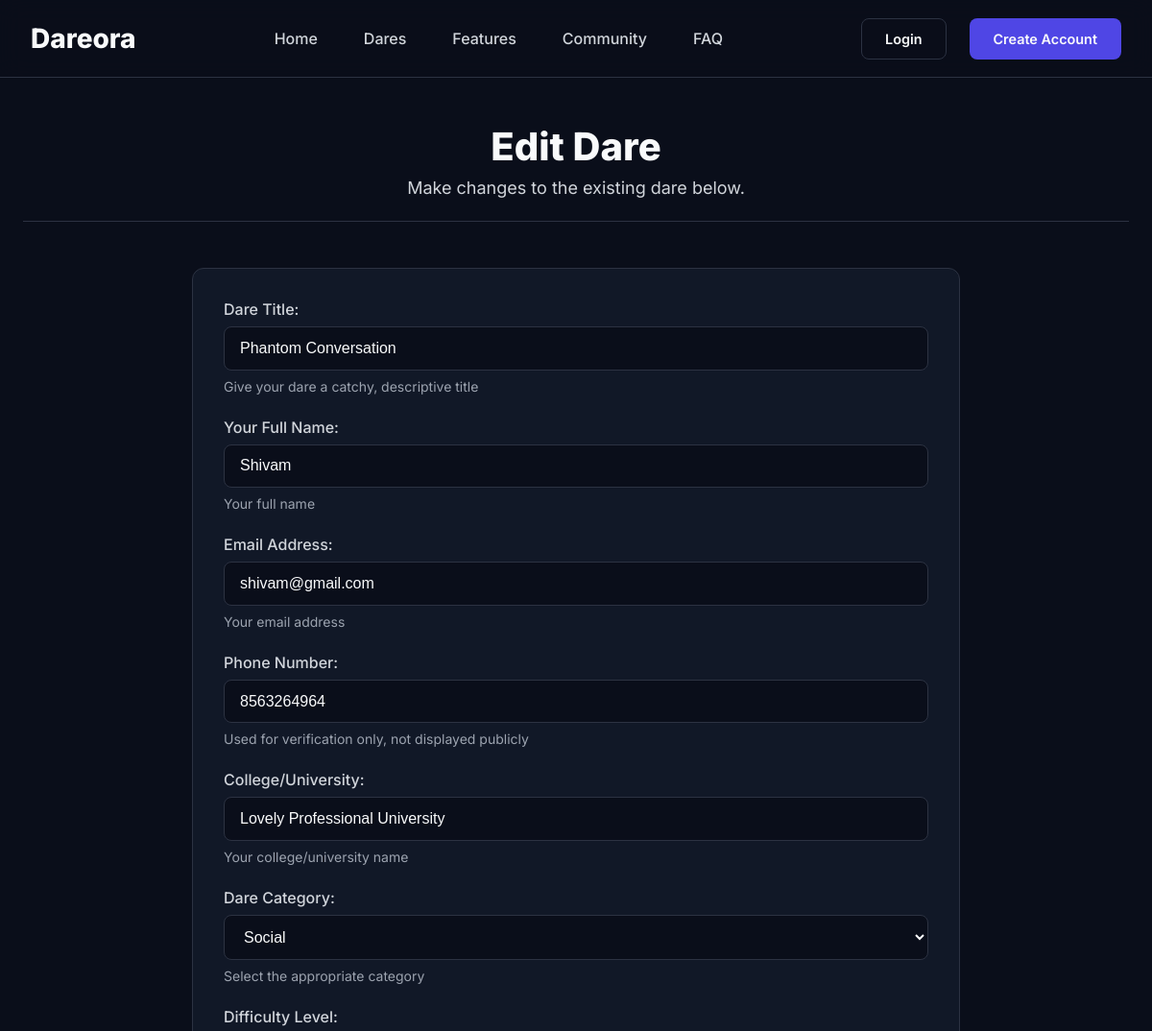
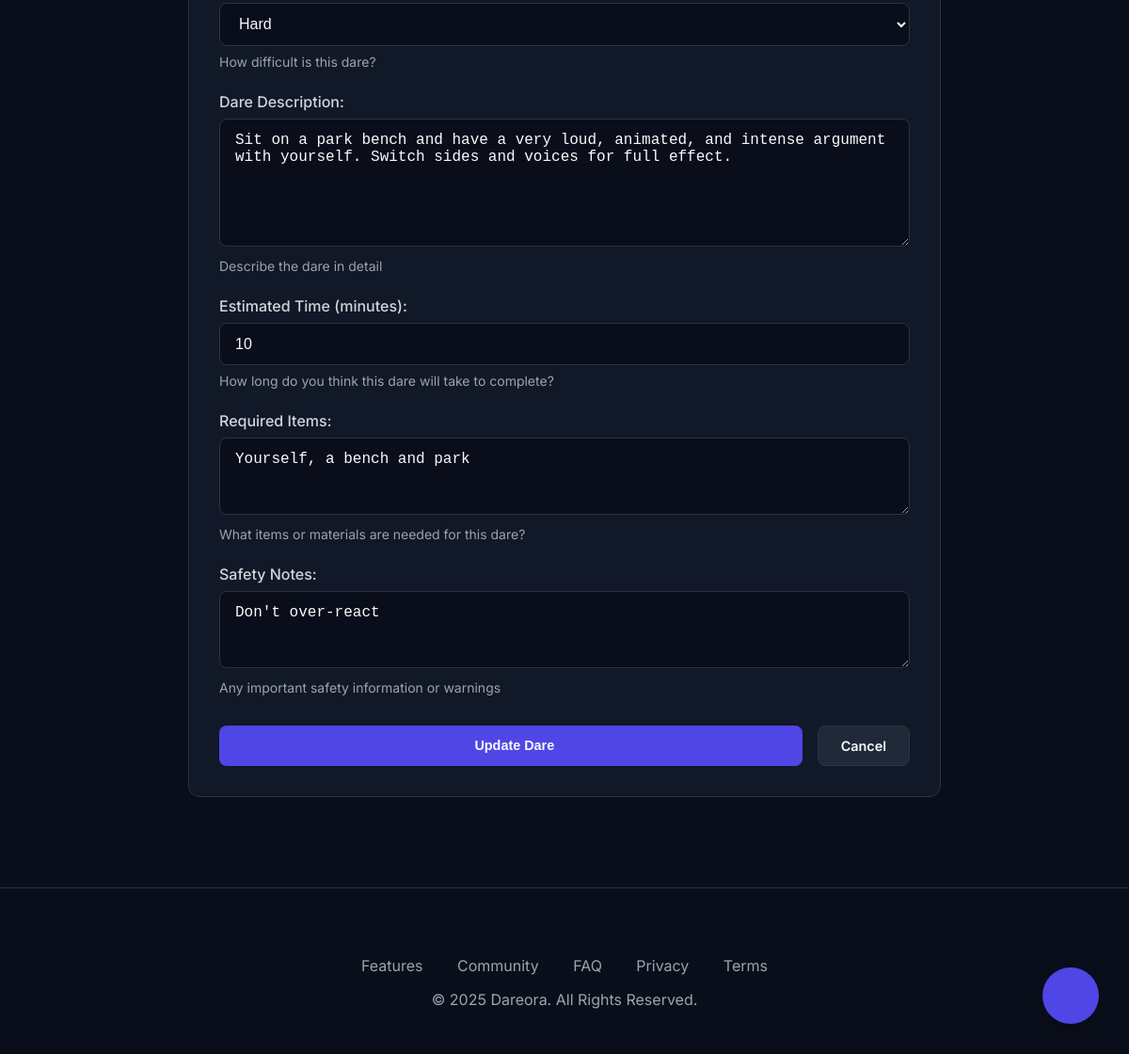
The page /dare/phantom-conversation/edit/ on the database its author committed (2 pictures, top to bottom).
### dares/models.py (models this page shows, shortened)
class Dare(models.Model):
    STATUS_CHOICES = [
        ('pending', 'Pending Review'),
        ('approved', 'Approved'),
        ('rejected', 'Rejected'),
        ('featured', 'Featured'),
    ]
    phone_regex = RegexValidator(
        regex=r'^\+?1?\d{9,15}$',
        message="Phone number must be entered in the format: '+999999999'. Up to 15 digits allowed."
    )
    id = models.UUIDField(primary_key=True, default=uuid.uuid4, editable=False)
    title = models.CharField(max_length=200, help_text="Give your dare a catchy title")
    slug = models.SlugField(unique=True, blank=True)
    name = models.CharField(max_length=100, help_text="Your full name")
    email = models.EmailField(help_text="Your email address")
    phone_number = models.CharField(
        validators=[phone_regex],
        max_length=17,
        help_text="Your phone number for verification"
    )
    college = models.CharField(max_length=200, help_text="Your college/university name")
    dare_text = models.TextField(help_text="Describe the dare in detail")
    category = models.ForeignKey(
        Category,
        on_delete=models.CASCADE,
        related_name='dares',
        help_text="Select the appropriate category"
    )
    difficulty = models.ForeignKey(
        DifficultyLevel,
        on_delete=models.CASCADE,
        related_name='dares',
        help_text="How difficult is this dare?"
    )
    estimated_time = models.PositiveIntegerField(
        help_text="Estimated time to complete (in minutes)",
        null=True,
        blank=True
    )
    required_items = models.TextField(
        blank=True,
        help_text="List any items/materials needed (optional)"
    )
    safety_notes = models.TextField(
        blank=True,
        help_text="Any safety precautions or warnings (optional)"
    )
    status = models.CharField(max_length=20, choices=STATUS_CHOICES, default='pending')
    is_approved = models.BooleanField(default=False)
    is_featured = models.BooleanField(default=False)
    rejection_reason = models.TextField(blank=True)
    views_count = models.PositiveIntegerField(default=0)
    likes_count = models.PositiveIntegerField(default=0)
    completions_count = models.PositiveIntegerField(default=0)
    created_at = models.DateTimeField(auto_now_add=True)
    updated_at = models.DateTimeField(auto_now=True)
    approved_at = models.DateTimeField(null=True, blank=True)
    class Meta:
        ordering = ['-created_at']
        indexes = [
            models.Index(fields=['status', 'is_approved']),
            models.Index(fields=['category', 'difficulty']),
            models.Index(fields=['-created_at']),
        ]

### dares/views.py (the view, shortened to what this page needs)
# urls.py: path('dare/<slug:slug>/edit/', DareUpdateView.as_view(), name='dare_edit'),
class DareUpdateView(SuccessMessageMixin, UpdateView):
    model = Dare
    form_class = DareForm
    template_name = 'dare_form.html'
    slug_field = 'slug'
    slug_url_kwarg = 'slug'
    success_message = "✅ Dare updated successfully!"
    def get_context_data(self, **kwargs):
        context = super().get_context_data(**kwargs)
        context['page_title'] = "Edit Dare"
        context['page_description'] = "Make changes to the existing dare below."
        return context
    def get_queryset(self):
        return Dare.objects.all()

### dares/models.py (called while the page is built)
    def __str__(self):
        return self.get_name_display()

    def __str__(self):
        return self.get_name_display()

### templates/dare_form.html (shortened to what this page needs)
{% extends 'base.html' %}
{% block content %}
<div class="page-header">
    <h2>{{ page_title|default:"Create Dare" }}</h2>
    <p>{{ page_description|default:"Fill out the form to submit a new dare." }}</p>
</div>
<div class="card" style="max-width: 800px; margin: 0 auto;">
    <form method="post" novalidate>
        {% for field in form %}
        <div class="form-group">
            {{ field.label_tag }}
            {{ field }}
            {% if field.help_text %}
            <p style="font-size: 0.875rem; color: var(--color-text-muted); margin-top: var(--space-sm);">{{ field.help_text }}</p>
            {% endif %}
        </div>
        {% endfor %}
        <div class="form-actions">
            <button type="submit" class="btn btn-primary">
                <span>{% if form.instance.pk %}Update Dare{% else %}Submit Dare{% endif %}</span>
            </button>
            <a href="{% url 'dares:dare_list' %}" class="btn btn-secondary">Cancel</a>
        </div>
    </form>
</div>
{% endblock %}

### templates/base.html (style rules this page uses)
:root { --color-background: #0A0E1A; --color-surface: #111827; --color-surface-light: #1F2937; --color-border: #2c3242; --color-text-primary: #F9FAFB; --color-text-secondary: #D1D5DB; --color-text-muted: #9CA3AF; --color-brand: #4F46E5; --color-brand-light: rgba(79, 70, 229, 0.1); --color-accent: #3B82F6; --color-danger: #F87171; --color-success: #34D399; --space-xs: 0.25rem; --space-sm: 0.5rem; --space-md: 1rem; --space-lg: 1.5rem; --space-xl: 2rem; --space-2xl: 3rem; --radius-md: 0.5rem; --radius-lg: 0.75rem; --radius-full: 9999px; --shadow-glow: 0 0 25px rgba(79, 70, 229, 0.3); }
* { box-sizing: border-box; margin: 0; padding: 0; }
html { scroll-behavior: smooth; }
body { font-family: 'Inter', sans-serif; background-color: var(--color-background); color: var(--color-text-primary); -webkit-font-smoothing: antialiased; -moz-osx-font-smoothing: grayscale; overflow-x: hidden; }
.page-header { text-align: center; margin-bottom: var(--space-2xl); padding-bottom: var(--space-lg); border-bottom: 1px solid var(--color-border); }
.page-header h2 { font-size: 2.5rem; font-weight: 800; }
.page-header p { font-size: 1.125rem; color: var(--color-text-secondary); max-width: 600px; margin: var(--space-sm) auto 0; }
.card { background: var(--color-surface); border: 1px solid var(--color-border); border-radius: var(--radius-lg); padding: var(--space-xl); }
.btn { display: inline-flex; align-items: center; justify-content: center; gap: var(--space-sm); padding: 0.75rem 1.5rem; border-radius: var(--radius-md); font-weight: 600; text-decoration: none; transition: all 0.2s ease; cursor: pointer; border: 1px solid transparent; font-size: 0.9rem; }
.btn-primary { background-color: var(--color-brand); color: var(--color-text-primary); }
.btn-secondary { background-color: var(--color-surface-light); color: var(--color-text-primary); border: 1px solid var(--color-border); }
.form-group { margin-bottom: var(--space-lg); }
.form-group label { display: block; margin-bottom: var(--space-sm); font-weight: 500; color: var(--color-text-secondary); }
.form-control { width: 100%; padding: 0.8rem 1rem; background-color: var(--color-background); border: 1px solid var(--color-border); border-radius: var(--radius-md); color: var(--color-text-primary); font-size: 1rem; transition: border-color 0.2s, box-shadow 0.2s; }
.form-actions { margin-top: var(--space-xl); display: flex; gap: var(--space-md); }
.form-actions button { width: 100%; }

### rows shown on the page
Dare: form "Phantom Conversation" "Shivam" "shivam@gmail.com" "8563264964" "Lovely Professional University" "Social" "Hard" "Sit on a park bench and have a very loud, animated, and intense argument with yourself. Switch sides and voices for full effect." "10" "Yourself, a bench and park" "Don't over-react"

### other values the page prints
{{ page_title|default:"Create Dare" }} "Edit Dare"
{{ page_description|default:"Fill out the form to submit a new dare." }} "Make changes to the existing dare below."
{{ field.label_tag }} "Dare Title:" "Your Full Name:" "Email Address:" "Phone Number:" "College/University:" "Dare Category:" "Difficulty Level:" "Dare Description:" "Estimated Time (minutes):" "Required Items:" "Safety Notes:"
{{ field.help_text }} "Give your dare a catchy, descriptive title" "Your full name" "Your email address" "Used for verification only, not displayed publicly" "Your college/university name" "Select the appropriate category" "How difficult is this dare?" "Describe the dare in detail" "How long do you think this dare will take to complete?" "What items or materials are needed for this dare?" "Any important safety information or warnings"
